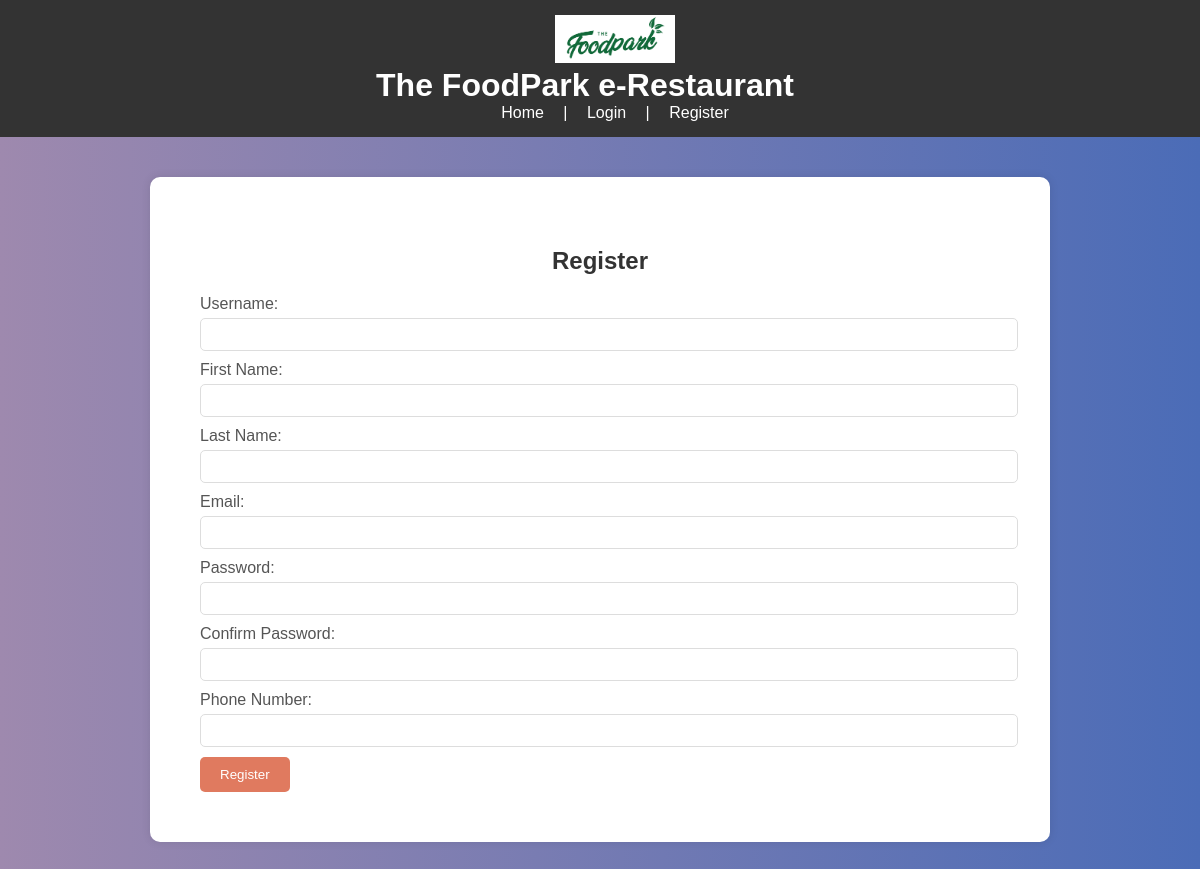
Screenshot of /register with the database file from the repository.
### restaurant/models.py (models this page shows)
class Configuration(models.Model):
    title = models.CharField(max_length=30,default=None)
    logo = models.ImageField(upload_to='media/',default = None)

### restaurant/views.py (the view)
# urls.py: path("register", views.register, name="register"),
def register(request):
    if request.method == "POST":
        username = request.POST["username"]
        email = request.POST["email"]
        first_name = request.POST['first_name']
        last_name = request.POST['last_name']
        phone_number = request.POST['phone_number']
        password = request.POST["password"]
        confirmation = request.POST["confirmation"]
        if password != confirmation:
            return render(request, "restaurant/register.html", {
                "message": "Passwords must match."
            })
        try:
            user = CustomUser.objects.create_user(username, email, password,first_name=first_name,last_name=last_name,phone_number=phone_number)
            user.save()
        except IntegrityError:
            return render(request, "restaurant/register.html", {
                "message": "Username already taken."
            })
        login(request, user)
        return HttpResponseRedirect(reverse("index"))
    else:
        return render(request, "restaurant/register.html")

### restaurant/context_processors.py (called while the page is built)
def global_context(request):
    return {'restaurant': Configuration.objects.first()}

### restaurant/templates/restaurant/register.html (shortened to what this page needs)
{% extends 'restaurant/layout.html' %}
{% block content %}
    <div id="main-content">
        <div id="register-form">
            <h2>Register</h2>
            <form method="post" action="{% url 'register' %}">
                <label for="id_username">Username:</label>
                <input type="text" name="username" id="id_username" required>
                <br>
                <label for="id_name">First Name:</label>
                <input type="text" name="first_name" id="id_name" required>
                <br>
                <label for="id_name">Last Name:</label>
                <input type="text" name="last_name" id="id_name" required>
                <br>
                <label for="id_email">Email:</label>
                <input type="email" name="email" id="id_email" required>
                <br>
                <label for="id_password">Password:</label>
                <input type="password" name="password" id="id_password" required>
                <br>
                <label for="id_confirm_password">Confirm Password:</label>
                <input type="password" name="confirmation" id="id_confirm_password" required>
                <br>
                <label for="id_phone_number">Phone Number:</label>
                <input type="text" name="phone_number" id="id_phone_number" required>
                <br>
                <button type="submit">Register</button>
            </form>
        </div>
    </div>
{% endblock %}

### restaurant/templates/restaurant/layout.html (shortened to what this page needs)
{% load static %}
<!DOCTYPE html>
<html>
<head>
    <link rel="stylesheet" href="{% static 'restaurant/styles.css' %}">
</head>
<body>
    <div id="header">
        <img src = "{{restaurant.logo.url}}" id = "main-logo">
        {%if restaurant.title %}
            <h1>{{restaurant.title}} e-Restaurant</h1>
        {%else%}
            <h1>Restaurant Ordering System</h1>
            {{restaurant.title}}
        {%endif%}
        <a href="{% url 'index' %}">Home</a> |
        {% if user.is_authenticated %}
        Signed in as {{ user.username }} | <a href="{% url 'logout' %}">Logout</a>
            {% if user.is_admin %}
                <button class="panel-button"  onclick="window.location.href='{% url 'admin_home' %}'">Admin Panel</button>
            {%else%}
                 <button class="panel-button"  onclick="window.location.href='{% url 'user_orders' %}'">My Orders</button>
            {% endif %}
        {% else %}
            <a href="{% url 'login' %}">Login</a> |
            <a href="{% url 'register' %}">Register</a>
        {% endif %}
    </div>
    <div id="main-content">
        {% block content %}{% endblock %}
    </div>
</body>
</html>

### restaurant/static/restaurant/styles.css (style rules this page uses)
body { font-family: 'Arial', sans-serif; margin: 0; padding: 0; display: flex; flex-direction: column; height: 100vh; background: linear-gradient(to right, rgb(158, 137, 174), #4b6cb7); }
#header { background-color: #333; color: white; padding: 15px; text-align: center; width: 100%; z-index: 1000; }
#header h1 { margin: 0; text-align: center; position: relative; right:30px; }
#header a { color: white; text-decoration: none; margin: 0 15px; text-align: center; }
#main-content { display: flex; flex: 1; padding: 20px; }
#register-form { width: 800px; margin: 0 auto; background-color: #fff; padding: 50px; border-radius: 10px; box-shadow: 0 0 10px rgba(0, 0, 0, 0.1); }
#register-form h2 { text-align: center; color: #333; }
#register-form label { display: block; margin-bottom: 5px; color: #555; }
#register-form input { width: 100%; padding: 8px; margin-bottom: 10px; border: 1px solid #ddd; border-radius: 5px; }
#register-form button { background-color: #e07a5f; color: white; padding: 10px 20px; border: none; border-radius: 5px; cursor: pointer; transition: background-color 0.3s; }
h2 { color: #333; }
#main-logo { width:120px; }

### rows the page displays
Configuration: logo (picture), title "The FoodPark"
